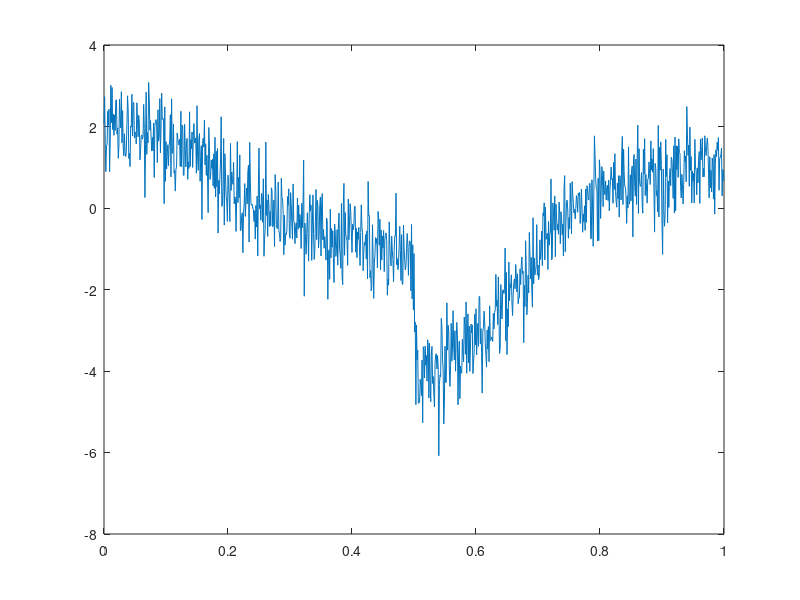
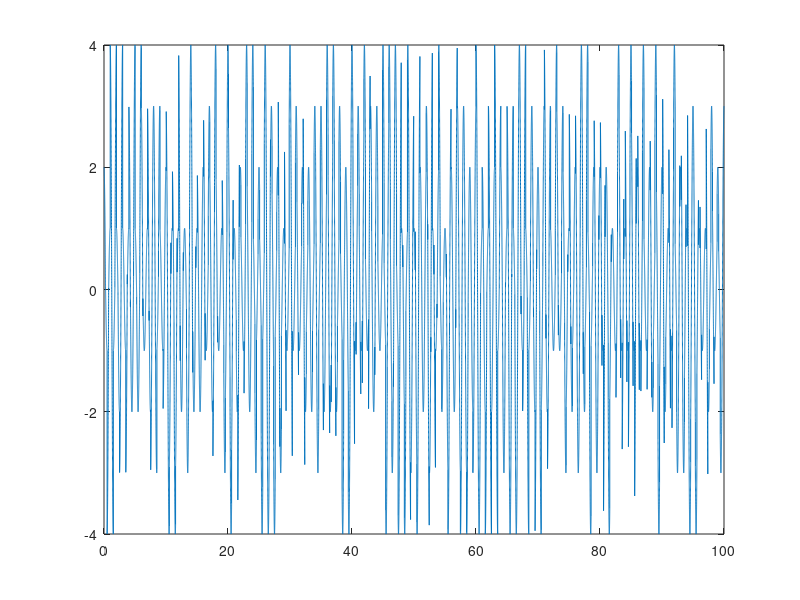
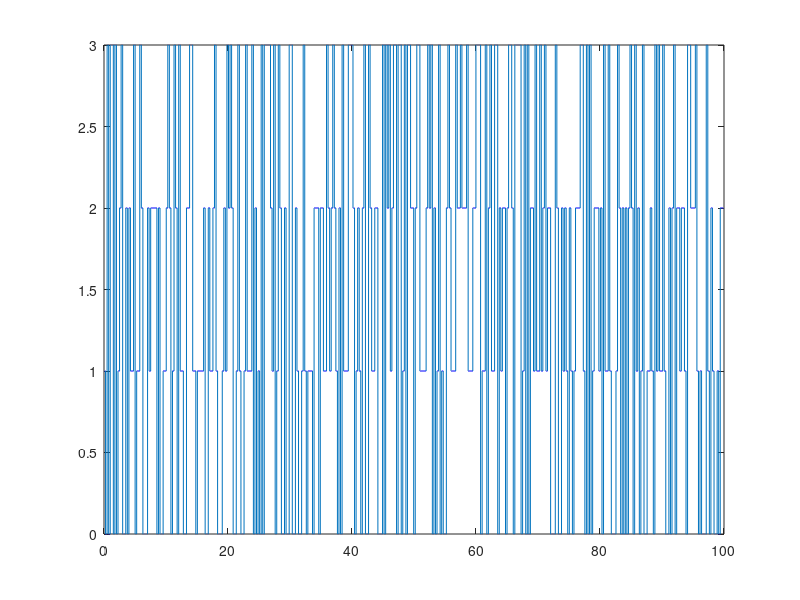

The MATLAB source for these figures, in order: (Note: this script raises an error after producing the figures.)
% Establish Fs
Fs = 1000;

% Define Sampling Period
T = 1/Fs;

% Define Length of Signal in time (ms)
L = 100000; % Same as 1 second

% Number of samples per sine_wave
number_of_samples = 360;

% Create time array for symbols with sampling period
t = (0:L-1)*T;

% Binary signal
binary_signal = zeros(1,length(t));

% Output Y signal
y = zeros(1,length(t));

% Generate first random value
%rand_value = randi([0 1]);
rand_value = 1;

% Assign first random value to binary signal
binary_signal(1,1) = rand_value;

% FSK Center Frequencies
Fc1 = 1;

% Establish Bit Rate
Rb = 250;

% Number of Samples
num_samples = (Fs/Rb)*(L/Fs);

% Create Feature Matrix
feature_matrix = zeros(num_samples,6);

% Establish Baud Rate
Baud_rate = 250;

for i=1:(length(t))
    
    if(mod(i,(Fs/4)+1) == 0)
        rand_value = randi([0 3]);
        binary_signal(1,i) = rand_value;
            if(rand_value == 0)
                y(1,i) = 1*cos(2*pi*t(1,i)*Fc1);
            elseif(rand_value == 1)
                y(1,i) = 2*cos(2*pi*t(1,i)*Fc1);
            elseif(rand_value == 2)
                y(1,i) = 3*cos(2*pi*t(1,i)*Fc1);
            elseif(rand_value == 3)
                y(1,i) = 4*cos(2*pi*t(1,i)*Fc1);                
            end

    else
            binary_signal(1,i) = rand_value;
            if(rand_value == 0)
                y(1,i) = 1*cos(2*pi*t(1,i)*Fc1);
            elseif(rand_value == 1)
                y(1,i) = 2*cos(2*pi*t(1,i)*Fc1);
            elseif(rand_value == 2)
                y(1,i) = 3*cos(2*pi*t(1,i)*Fc1);
            elseif(rand_value == 3)
                y(1,i) = 4*cos(2*pi*t(1,i)*Fc1);                
            end
    end
end

% SNR to be kept while adding AWGN
SNR = 10;

%Add White Guassian Noise to signal
y_awgn = awgn(y,SNR,'measured');

figure(1)
plot(t(1:1001),y_awgn(1:1001))


figure(2)
plot(t,y)

figure(3)
plot(t,binary_signal)

% Create matrix for amplitude normalized
amplitude_normalized = zeros(1,length(t));

% Create matrix for normalized-centered instantaneous amplitude
normalized_centered_instantaneous_amplitude = zeros(1,length(t));

% Create matrix for unwrapped phase
unwrapped_phase = zeros(1,length(t));

% Create matrix for centered non linear instantaneous phase
centered_non_inear_instantaneous_phase = zeros(1,length(t));

% Create matrix for frequency at normalized value
normalized_frequency = zeros(1,length(t));

j = 0;

while j ~= num_samples

    average_instataneous_amplitude = 0;

    % Compute Average Instantaneous Amplitude
    for i=(j*Fs/4)+1:(j+1)*(Fs/4)
        average_instataneous_amplitude = (y_awgn(1,i)) + average_instataneous_amplitude;
    end

    average_instataneous_amplitude = (1/(Fs/4))*average_instataneous_amplitude;


    % Compute the Value of the Normalized Amplitude
    for i=(j*Fs/4)+1:(j+1)*(Fs/4)
        amplitude_normalized(1,i) = (y_awgn(1,i))/average_instataneous_amplitude;
    end

    % Compute the Value of the Centered Normalized Instantaneous Amplitude
    for i=(j*Fs/4)+1:(j+1)*(Fs/4)
        normalized_centered_instantaneous_amplitude(1,i) = amplitude_normalized(1,i)-1;
    end


    standard_deviation_instantaneous_amplitude = 0;
    sum_acn_squared = 0;
    sum_acn = 0;
    for i=(j*Fs/4)+1:(j+1)*(Fs/4)
        sum_acn_squared = sum_acn_squared + normalized_centered_instantaneous_amplitude(1,i).^2;
        sum_acn = sum_acn + abs(normalized_centered_instantaneous_amplitude(1,i));
    end

    sum_acn_squared = (1/Fs/4)*sum_acn_squared;
    sum_acn = ((1/Fs/4)*sum_acn).^2;
    standard_deviation_instantaneous_amplitude = sqrt(sum_acn_squared-sum_acn);

    feature_matrix(j+1,1) = standard_deviation_instantaneous_amplitude;

    % Compute the normalized-centered instantaneous amplitude of the intercepted signal
    gamma_max = fft(normalized_centered_instantaneous_amplitude,Fs/4).^2;

    feature_matrix(j+1,2) = max(gamma_max);
    
    % Find all frequencies
    %figure(4)
    %plot(t(1,1:Fs/4),(Fs/4)*abs(gamma_max),"LineWidth",3)

    % Declare the array for the unwrapped phase
    unwrapped_phase(1,(j*Fs/4)+1:(j+1)*(Fs/4)) = wrapTo2Pi( unwrap(y_awgn(1,(j*Fs/4)+1:(j+1)*(Fs/4))) );


    % Compute the Value of the Centered Normalized Instantaneous Amplitude
    for i=(j*Fs/4)+1:(j+1)*(Fs/4)
        centered_non_inear_instantaneous_phase(1,i) = unwrapped_phase(1,i) - ((2*pi*(Fc1)*(i-(j*Fs/4)))/Fs);
    end

    standard_deviation_instantaneous_phase = 0;

    % Compute the Value of the Centered Normalized Instantaneous Amplitude
    sum_unwrapped_squared = 0;
    sum_unwrapped = 0;
    for i=(j*Fs/4)+1:(j+1)*(Fs/4)
        sum_unwrapped_squared = sum_unwrapped_squared + centered_non_inear_instantaneous_phase(1,i).^2;
        sum_unwrapped = sum_unwrapped + abs(centered_non_inear_instantaneous_phase(1,i));
    end

    sum_unwrapped_squared = (1/Fs/4)*sum_unwrapped_squared;
    sum_unwrapped = (1/Fs/4)*sum_unwrapped;

    standard_deviation_instantaneous_phase = sqrt(sum_unwrapped_squared-sum_unwrapped);

    feature_matrix(j+1,3) = standard_deviation_instantaneous_phase;

    standard_deviation_direct_phase = 0;

    % Compute the Value of the Centered Normalized Instantaneous Amplitude
    sum_unwrapped_direct_squared = 0;
    sum_unwrapped_direct = 0;
    for i=(j*Fs/4)+1:(j+1)*(Fs/4)
        sum_unwrapped_direct_squared = sum_unwrapped_direct_squared + centered_non_inear_instantaneous_phase(1,i).^2;
        sum_unwrapped_direct = sum_unwrapped_direct + (centered_non_inear_instantaneous_phase(1,i));
    end

    sum_unwrapped_direct_squared = ((1/Fs/4)*sum_unwrapped_direct_squared);
    sum_unwrapped_direct = ((1/Fs/4)*sum_unwrapped_direct).^2;

    standard_deviation_direct_phase = sqrt(sum_unwrapped_direct_squared-sum_unwrapped_direct);

    feature_matrix(j+1,4) = standard_deviation_direct_phase;

    % Compute average frequency over sample, which will be the same over one
    % symbol
    sum_frequency = 0;
    for i=(j*Fs/4)+1:(j+1)*(Fs/4)
        sum_frequency = sum_frequency + (1/(Fs/4))*Fc1;
    end

    for i=(j*Fs/4)+1:(j+1)*(Fs/4)
        normalized_frequency(1,i) = (((Fc1-sum_frequency)/(Rb/2))*(Rb/2) ) - Baud_rate; 
    end

    % Standard Deviation of Absolute Value of Instantaneous Frequency
    deviation_instantaneous_frequency = 0;

    % Compute the Value of the Centered Normalized Instantaneous Frequency
    sum_frequency_squared = 0;
    sum_frequency = 0;
    for i=(j*Fs/4)+1:(j+1)*(Fs/4)
        sum_frequency_squared = sum_frequency_squared + normalized_frequency(1,i).^2;
        sum_frequency = sum_frequency + abs(normalized_frequency(1,i));
    end

    sum_frequency_squared = ((1/Fs/4)*sum_frequency_squared);
    sum_frequency = ((1/Fs/4)*sum_frequency).^2;

    deviation_instantaneous_frequency = sqrt(sum_frequency_squared-sum_frequency);

    feature_matrix(j+1,5) = deviation_instantaneous_frequency;

    feature_matrix(j+1,6) = 2;

    j = j + 1;
end

writematrix(feature_matrix,'ask4_test_data.xls')
